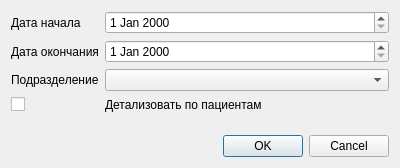
<?xml version="1.0" encoding="UTF-8"?>
<ui version="4.0">
 <class>ReportDeathBSKSetupDialog</class>
 <widget class="QDialog" name="ReportDeathBSKSetupDialog">
  <property name="geometry">
   <rect>
    <x>0</x>
    <y>0</y>
    <width>400</width>
    <height>168</height>
   </rect>
  </property>
  <property name="windowTitle">
   <string>Dialog</string>
  </property>
  <layout class="QFormLayout" name="formLayout">
   <item row="0" column="0">
    <widget class="QLabel" name="label">
     <property name="text">
      <string>Дата начала</string>
     </property>
    </widget>
   </item>
   <item row="2" column="0">
    <widget class="QLabel" name="label_2">
     <property name="text">
      <string>Дата окончания</string>
     </property>
    </widget>
   </item>
   <item row="4" column="0">
    <widget class="QLabel" name="label_3">
     <property name="text">
      <string>Подразделение</string>
     </property>
    </widget>
   </item>
   <item row="6" column="0">
    <widget class="QCheckBox" name="chkHell">
     <property name="text">
      <string/>
     </property>
    </widget>
   </item>
   <item row="8" column="1">
    <spacer name="verticalSpacer">
     <property name="orientation">
      <enum>Qt::Vertical</enum>
     </property>
     <property name="sizeHint" stdset="0">
      <size>
       <width>20</width>
       <height>40</height>
      </size>
     </property>
    </spacer>
   </item>
   <item row="9" column="0" colspan="2">
    <widget class="QDialogButtonBox" name="buttonBox">
     <property name="orientation">
      <enum>Qt::Horizontal</enum>
     </property>
     <property name="standardButtons">
      <set>QDialogButtonBox::Cancel|QDialogButtonBox::Ok</set>
     </property>
    </widget>
   </item>
   <item row="0" column="1">
    <widget class="CDateEdit" name="edtBegDate">
     <property name="sizePolicy">
      <sizepolicy hsizetype="Expanding" vsizetype="Fixed">
       <horstretch>0</horstretch>
       <verstretch>0</verstretch>
      </sizepolicy>
     </property>
    </widget>
   </item>
   <item row="2" column="1">
    <widget class="CDateEdit" name="edtEndDate">
     <property name="sizePolicy">
      <sizepolicy hsizetype="Expanding" vsizetype="Fixed">
       <horstretch>0</horstretch>
       <verstretch>0</verstretch>
      </sizepolicy>
     </property>
    </widget>
   </item>
   <item row="4" column="1">
    <widget class="COrgStructureComboBox" name="cmbOrgStruct">
     <property name="sizePolicy">
      <sizepolicy hsizetype="Expanding" vsizetype="Fixed">
       <horstretch>0</horstretch>
       <verstretch>0</verstretch>
      </sizepolicy>
     </property>
    </widget>
   </item>
   <item row="6" column="1">
    <widget class="QLabel" name="label_4">
     <property name="sizePolicy">
      <sizepolicy hsizetype="Expanding" vsizetype="Preferred">
       <horstretch>0</horstretch>
       <verstretch>0</verstretch>
      </sizepolicy>
     </property>
     <property name="text">
      <string>Детализовать по пациентам</string>
     </property>
    </widget>
   </item>
  </layout>
 </widget>
 <customwidgets>
  <customwidget>
   <class>CDateEdit</class>
   <extends>QDateEdit</extends>
   <header>library/DateEdit</header>
  </customwidget>
  <customwidget>
   <class>COrgStructureComboBox</class>
   <extends>QComboBox</extends>
   <header>Orgs/OrgStructComboBoxes</header>
  </customwidget>
 </customwidgets>
 <resources/>
 <connections>
  <connection>
   <sender>buttonBox</sender>
   <signal>accepted()</signal>
   <receiver>ReportDeathBSKSetupDialog</receiver>
   <slot>accept()</slot>
   <hints>
    <hint type="sourcelabel">
     <x>248</x>
     <y>254</y>
    </hint>
    <hint type="destinationlabel">
     <x>157</x>
     <y>274</y>
    </hint>
   </hints>
  </connection>
  <connection>
   <sender>buttonBox</sender>
   <signal>rejected()</signal>
   <receiver>ReportDeathBSKSetupDialog</receiver>
   <slot>reject()</slot>
   <hints>
    <hint type="sourcelabel">
     <x>316</x>
     <y>260</y>
    </hint>
    <hint type="destinationlabel">
     <x>286</x>
     <y>274</y>
    </hint>
   </hints>
  </connection>
 </connections>
</ui>
